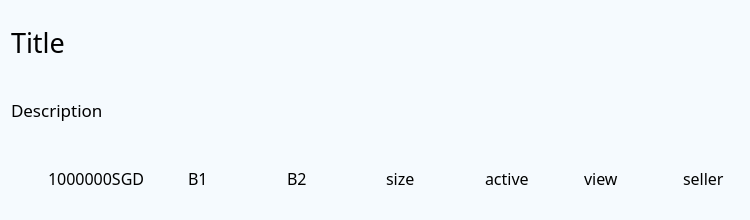
<?xml version="1.0" encoding="UTF-8"?>
<ui version="4.0">
 <class>property_widget</class>
 <widget class="QWidget" name="property_widget">
  <property name="geometry">
   <rect>
    <x>0</x>
    <y>0</y>
    <width>750</width>
    <height>220</height>
   </rect>
  </property>
  <property name="minimumSize">
   <size>
    <width>750</width>
    <height>220</height>
   </size>
  </property>
  <property name="windowTitle">
   <string>Form</string>
  </property>
  <property name="styleSheet">
   <string notr="true">background-color: rgb(245, 250, 254);</string>
  </property>
  <layout class="QVBoxLayout" name="verticalLayout">
   <item>
    <widget class="QLabel" name="label_2">
     <property name="font">
      <font>
       <family>PT Root UI Bold</family>
       <pointsize>20</pointsize>
      </font>
     </property>
     <property name="text">
      <string>Title</string>
     </property>
    </widget>
   </item>
   <item>
    <widget class="QLabel" name="label_3">
     <property name="font">
      <font>
       <family>PT Root UI Bold</family>
       <pointsize>13</pointsize>
      </font>
     </property>
     <property name="text">
      <string>Description</string>
     </property>
    </widget>
   </item>
   <item>
    <layout class="QHBoxLayout" name="horizontalLayout_7">
     <item>
      <layout class="QHBoxLayout" name="horizontalLayout">
       <item>
        <widget class="QLabel" name="label_4">
         <property name="minimumSize">
          <size>
           <width>31</width>
           <height>31</height>
          </size>
         </property>
         <property name="maximumSize">
          <size>
           <width>31</width>
           <height>31</height>
          </size>
         </property>
         <property name="styleSheet">
          <string notr="true">border-image: url(:/blue/icons/blue/dollar-sign.svg);</string>
         </property>
         <property name="text">
          <string/>
         </property>
        </widget>
       </item>
       <item>
        <widget class="QLabel" name="label_price">
         <property name="font">
          <font>
           <family>PT Root UI</family>
           <pointsize>12</pointsize>
          </font>
         </property>
         <property name="text">
          <string>1000000SGD</string>
         </property>
        </widget>
       </item>
      </layout>
     </item>
     <item>
      <layout class="QHBoxLayout" name="horizontalLayout_2">
       <item>
        <widget class="QLabel" name="label_5">
         <property name="minimumSize">
          <size>
           <width>31</width>
           <height>31</height>
          </size>
         </property>
         <property name="maximumSize">
          <size>
           <width>31</width>
           <height>31</height>
          </size>
         </property>
         <property name="styleSheet">
          <string notr="true">border-image: url(:/blue/icons/blue/archive.svg);</string>
         </property>
         <property name="text">
          <string/>
         </property>
        </widget>
       </item>
       <item>
        <widget class="QLabel" name="label_bed">
         <property name="font">
          <font>
           <family>PT Root UI</family>
           <pointsize>12</pointsize>
          </font>
         </property>
         <property name="text">
          <string>B1</string>
         </property>
        </widget>
       </item>
      </layout>
     </item>
     <item>
      <layout class="QHBoxLayout" name="horizontalLayout_3">
       <item>
        <widget class="QLabel" name="label_7">
         <property name="minimumSize">
          <size>
           <width>31</width>
           <height>31</height>
          </size>
         </property>
         <property name="maximumSize">
          <size>
           <width>31</width>
           <height>31</height>
          </size>
         </property>
         <property name="styleSheet">
          <string notr="true">border-image: url(:/blue/icons/blue/droplet.svg);</string>
         </property>
         <property name="text">
          <string/>
         </property>
        </widget>
       </item>
       <item>
        <widget class="QLabel" name="label_bath">
         <property name="font">
          <font>
           <family>PT Root UI</family>
           <pointsize>12</pointsize>
          </font>
         </property>
         <property name="text">
          <string>B2</string>
         </property>
        </widget>
       </item>
      </layout>
     </item>
     <item>
      <layout class="QHBoxLayout" name="horizontalLayout_4">
       <item>
        <widget class="QLabel" name="label_10">
         <property name="minimumSize">
          <size>
           <width>31</width>
           <height>31</height>
          </size>
         </property>
         <property name="maximumSize">
          <size>
           <width>31</width>
           <height>31</height>
          </size>
         </property>
         <property name="styleSheet">
          <string notr="true">border-image: url(:/blue/icons/blue/box.svg);</string>
         </property>
         <property name="text">
          <string/>
         </property>
        </widget>
       </item>
       <item>
        <widget class="QLabel" name="label_size">
         <property name="font">
          <font>
           <family>PT Root UI</family>
           <pointsize>12</pointsize>
          </font>
         </property>
         <property name="text">
          <string>size</string>
         </property>
        </widget>
       </item>
      </layout>
     </item>
     <item>
      <layout class="QHBoxLayout" name="horizontalLayout_5">
       <item>
        <widget class="QLabel" name="label_11">
         <property name="minimumSize">
          <size>
           <width>31</width>
           <height>31</height>
          </size>
         </property>
         <property name="maximumSize">
          <size>
           <width>31</width>
           <height>31</height>
          </size>
         </property>
         <property name="styleSheet">
          <string notr="true">border-image: url(:/blue/icons/blue/activity.svg);</string>
         </property>
         <property name="text">
          <string/>
         </property>
        </widget>
       </item>
       <item>
        <widget class="QLabel" name="label_state">
         <property name="font">
          <font>
           <family>PT Root UI</family>
           <pointsize>12</pointsize>
          </font>
         </property>
         <property name="text">
          <string>active</string>
         </property>
        </widget>
       </item>
      </layout>
     </item>
     <item>
      <layout class="QHBoxLayout" name="horizontalLayout_6">
       <item>
        <widget class="QLabel" name="label_12">
         <property name="minimumSize">
          <size>
           <width>31</width>
           <height>31</height>
          </size>
         </property>
         <property name="maximumSize">
          <size>
           <width>31</width>
           <height>31</height>
          </size>
         </property>
         <property name="styleSheet">
          <string notr="true">border-image: url(:/blue/icons/blue/eye.svg);</string>
         </property>
         <property name="text">
          <string/>
         </property>
        </widget>
       </item>
       <item>
        <widget class="QLabel" name="label_view">
         <property name="font">
          <font>
           <family>PT Root UI</family>
           <pointsize>12</pointsize>
          </font>
         </property>
         <property name="text">
          <string>view</string>
         </property>
        </widget>
       </item>
      </layout>
     </item>
     <item>
      <layout class="QHBoxLayout" name="horizontalLayout_8">
       <item>
        <widget class="QLabel" name="label_6">
         <property name="minimumSize">
          <size>
           <width>31</width>
           <height>31</height>
          </size>
         </property>
         <property name="maximumSize">
          <size>
           <width>31</width>
           <height>31</height>
          </size>
         </property>
         <property name="styleSheet">
          <string notr="true">border-image: url(:/blue/icons/blue/user-check.svg);</string>
         </property>
         <property name="text">
          <string/>
         </property>
        </widget>
       </item>
       <item>
        <widget class="QLabel" name="label_size_2">
         <property name="font">
          <font>
           <family>PT Root UI</family>
           <pointsize>12</pointsize>
          </font>
         </property>
         <property name="text">
          <string>seller</string>
         </property>
        </widget>
       </item>
      </layout>
     </item>
    </layout>
   </item>
  </layout>
 </widget>
 <resources>
  <include location="res.qrc"/>
 </resources>
 <connections/>
</ui>
